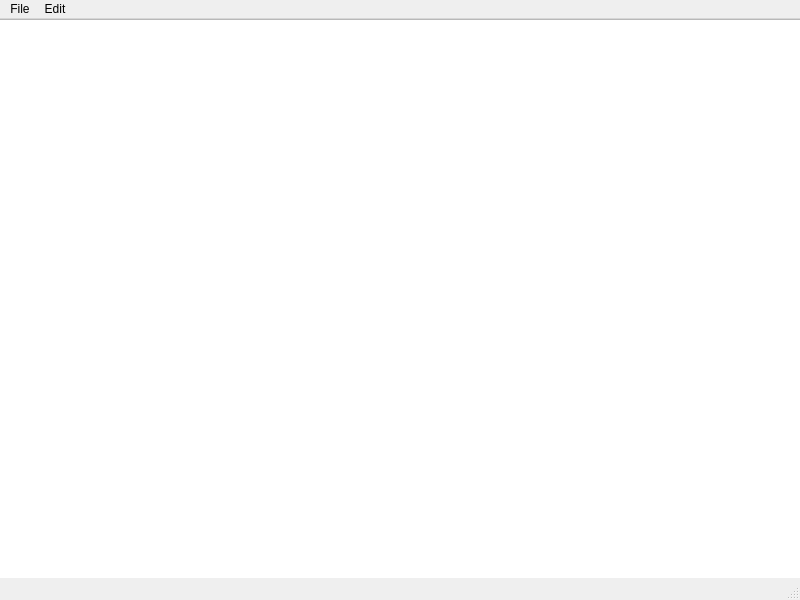
<?xml version="1.0" encoding="UTF-8"?>
<ui version="4.0">
 <class>MainWindow</class>
 <widget class="QMainWindow" name="MainWindow">
  <property name="geometry">
   <rect>
    <x>0</x>
    <y>0</y>
    <width>800</width>
    <height>600</height>
   </rect>
  </property>
  <property name="windowTitle">
   <string>MainWindow</string>
  </property>
  <widget class="QWidget" name="centralwidget">
   <widget class="QWidget" name="verticalLayoutWidget">
    <property name="geometry">
     <rect>
      <x>-10</x>
      <y>0</y>
      <width>831</width>
      <height>591</height>
     </rect>
    </property>
    <layout class="QVBoxLayout" name="verticalLayout">
     <item>
      <widget class="QTextEdit" name="textEdit">
       <property name="html">
        <string>&lt;!DOCTYPE HTML PUBLIC &quot;-//W3C//DTD HTML 4.0//EN&quot; &quot;http://www.w3.org/TR/REC-html40/strict.dtd&quot;&gt;
&lt;html&gt;&lt;head&gt;&lt;meta name=&quot;qrichtext&quot; content=&quot;1&quot; /&gt;&lt;meta charset=&quot;utf-8&quot; /&gt;&lt;style type=&quot;text/css&quot;&gt;
p, li { white-space: pre-wrap; }
&lt;/style&gt;&lt;/head&gt;&lt;body style=&quot; font-family:'Segoe UI'; font-size:9pt; font-weight:400; font-style:normal;&quot;&gt;
&lt;p style=&quot;-qt-paragraph-type:empty; margin-top:0px; margin-bottom:0px; margin-left:0px; margin-right:0px; -qt-block-indent:0; text-indent:0px;&quot;&gt;&lt;br /&gt;&lt;/p&gt;&lt;/body&gt;&lt;/html&gt;</string>
       </property>
      </widget>
     </item>
    </layout>
   </widget>
  </widget>
  <widget class="QMenuBar" name="menubar">
   <property name="geometry">
    <rect>
     <x>0</x>
     <y>0</y>
     <width>800</width>
     <height>25</height>
    </rect>
   </property>
   <widget class="QMenu" name="menuFiles">
    <property name="title">
     <string>File</string>
    </property>
    <addaction name="actionNew"/>
    <addaction name="actionOpen"/>
    <addaction name="actionSave"/>
    <addaction name="actionPrint"/>
    <addaction name="actionExit"/>
   </widget>
   <widget class="QMenu" name="menuEdit">
    <property name="title">
     <string>Edit</string>
    </property>
    <addaction name="actionCopy"/>
    <addaction name="actionPaste"/>
    <addaction name="actionCut"/>
    <addaction name="actionUndo"/>
    <addaction name="actionRedo"/>
   </widget>
   <addaction name="menuFiles"/>
   <addaction name="menuEdit"/>
  </widget>
  <widget class="QStatusBar" name="statusbar"/>
  <action name="actionNew">
   <property name="icon">
    <iconset resource="Resources.qrc">
     <normaloff>:/imgs/icons8-new-100.png</normaloff>:/imgs/icons8-new-100.png</iconset>
   </property>
   <property name="text">
    <string>New</string>
   </property>
  </action>
  <action name="actionOpen">
   <property name="icon">
    <iconset resource="Resources.qrc">
     <normaloff>:/imgs/icons8-open-50.png</normaloff>:/imgs/icons8-open-50.png</iconset>
   </property>
   <property name="text">
    <string>Open</string>
   </property>
  </action>
  <action name="actionSave">
   <property name="icon">
    <iconset resource="Resources.qrc">
     <normaloff>:/imgs/icons8-folder-50.png</normaloff>:/imgs/icons8-folder-50.png</iconset>
   </property>
   <property name="text">
    <string>Save</string>
   </property>
  </action>
  <action name="actionPrint">
   <property name="icon">
    <iconset resource="Resources.qrc">
     <normaloff>:/imgs/icons8-print-50.png</normaloff>:/imgs/icons8-print-50.png</iconset>
   </property>
   <property name="text">
    <string>Print</string>
   </property>
  </action>
  <action name="actionExit">
   <property name="icon">
    <iconset resource="Resources.qrc">
     <normaloff>:/imgs/icons8-exit-60.png</normaloff>:/imgs/icons8-exit-60.png</iconset>
   </property>
   <property name="text">
    <string>Exit</string>
   </property>
  </action>
  <action name="actionCopy">
   <property name="icon">
    <iconset resource="Resources.qrc">
     <normaloff>:/imgs/icons8-copy-64.png</normaloff>:/imgs/icons8-copy-64.png</iconset>
   </property>
   <property name="text">
    <string>Copy </string>
   </property>
  </action>
  <action name="actionPaste">
   <property name="icon">
    <iconset resource="Resources.qrc">
     <normaloff>:/imgs/icons8-paste-50.png</normaloff>:/imgs/icons8-paste-50.png</iconset>
   </property>
   <property name="text">
    <string>Paste</string>
   </property>
  </action>
  <action name="actionCut">
   <property name="icon">
    <iconset resource="Resources.qrc">
     <normaloff>:/imgs/icons8-cut-50.png</normaloff>:/imgs/icons8-cut-50.png</iconset>
   </property>
   <property name="text">
    <string>Cut</string>
   </property>
  </action>
  <action name="actionUndo">
   <property name="text">
    <string>Undo</string>
   </property>
  </action>
  <action name="actionRedo">
   <property name="text">
    <string>Redo</string>
   </property>
  </action>
 </widget>
 <resources>
  <include location="Resources.qrc"/>
 </resources>
 <connections/>
</ui>
